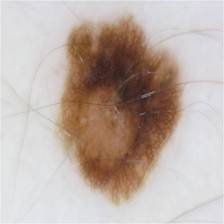
#> input picture img.jpg, 224 x 224 px
$ jupyter execute --allow-errors Seg_using_CV2.ipynb
#> lines starting #> are read from the running program, lines starting #| are printed output that depends on the picture
[cell 1]
import cv2
from PIL import Image

[cell 2]
img = cv2.imread('img.jpg')
#> img is the input picture: shape (224, 224, 3); mean B, G, R 168.3, 176.1, 190.3
mask=cv2.imread('img_seg.png',0)
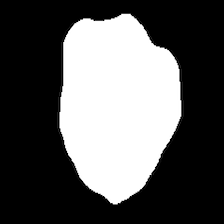
#> input picture img_seg.png, 224 x 224 px
#> mask is the input picture: shape (224, 224); min 0, max 255, mean 88.9

[cell 3]
def inpaint(originalImage, mask):
    [rows, columns, channels] = originalImage.shape
    result = np.zeros((rows,columns,channels))
    for row in range(rows):
        for column in range(columns):
            if(mask[row,column]==0):
                result[row,column] = originalImage[row,column]
                #print(originalImage[row,column])
            else:
                result[row,column] = (0,0,255)
    return result

[cell 4]
res = cv2.bitwise_and(img,img,mask = mask)
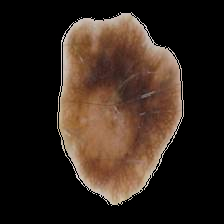
#> res: shape (224, 224, 3); mean B, G, R 28.5, 37.1, 50.5
#> (the rest of this cell did not finish here and is left out)

print(res.shape)
